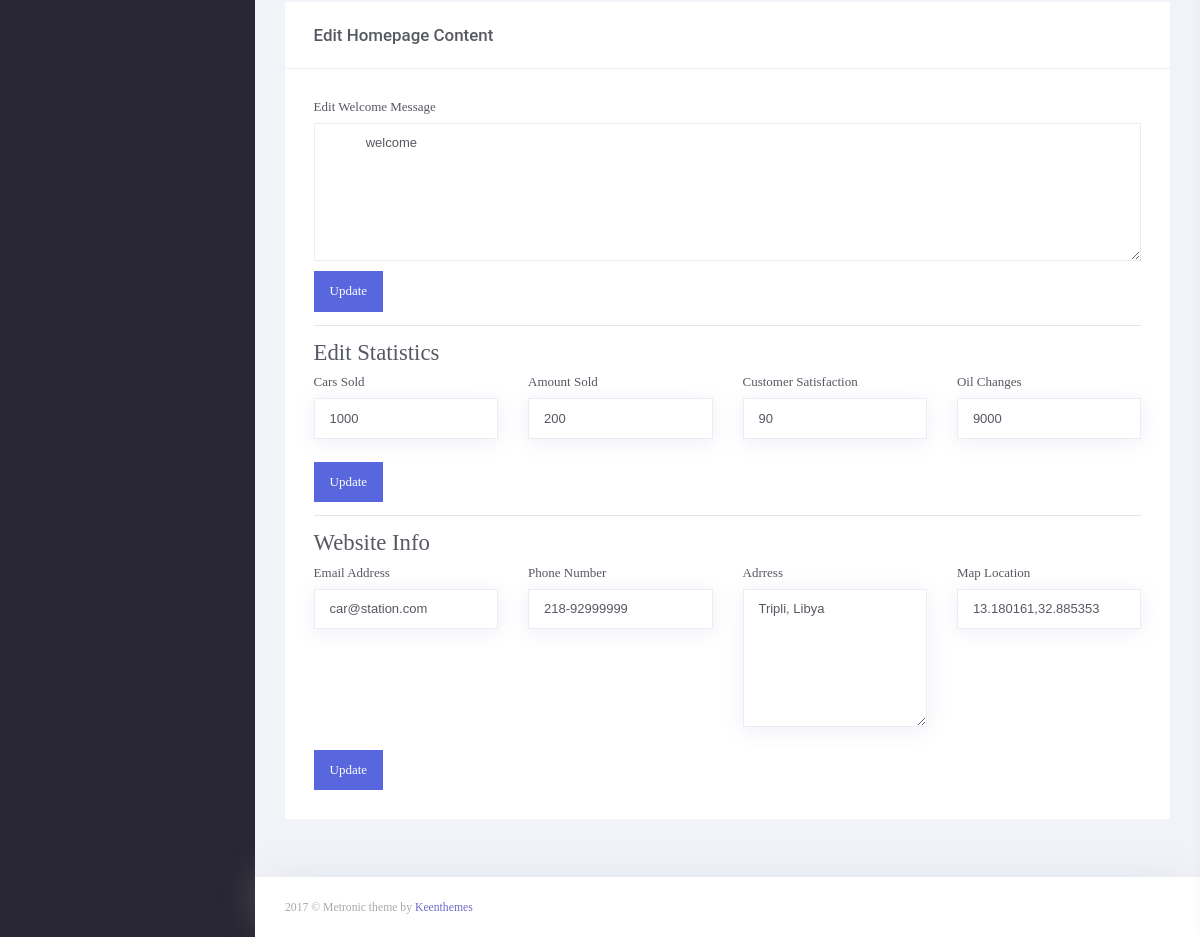
Before: /admin/home-page.php (signed in, lower part) with the older database file.
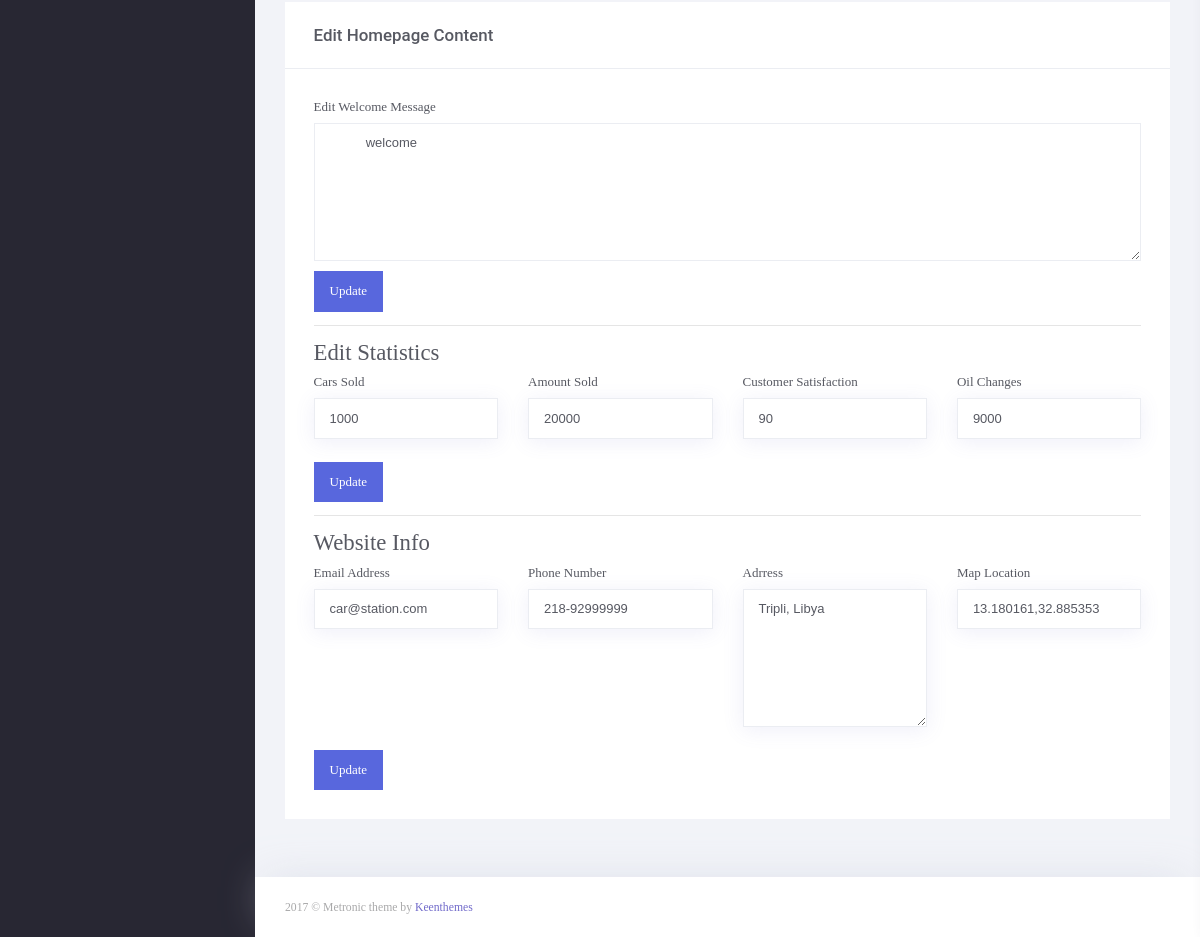
After: the same page with the newer database file.
### tables this page shows
CREATE TABLE `webside_info` (
  `id` int(11) NOT NULL,
  `welcome_dec` text NOT NULL,
  `about_us` text NOT NULL,
  `email` varchar(250) NOT NULL,
  `phone` varchar(50) NOT NULL,
  `address` varchar(250) NOT NULL,
  `map_loc` varchar(250) NOT NULL
);

CREATE TABLE `statistics` (
  `id` int(11) NOT NULL,
  `name` varchar(250) NOT NULL,
  `num` int(50) NOT NULL
);

### admin/home-page_content.php (the view, shortened to what this page needs)
<?php
  include "../DB_Connect.php";
?>
<div class="m-portlet m-portlet--full-height  m-portlet--unair">
  <div class="m-portlet__head">
		<div class="m-portlet__head-caption">
			<div class="m-portlet__head-title">
				<h3 class="m-portlet__head-text">
					Edit Homepage Content
				</h3>
			</div>
		</div>
  </div>
  <div class="m-portlet__body">
    <div class="form-group m-form__group">
      <form action="home-page_data.php" id="welcome_message_form" method="post">
        <?php
            $queryy = "SELECT welcome_dec FROM webside_info  WHERE `webside_info`.`id` = 1";
            $sqll = $con->prepare($queryy);
            $sqll->execute();
            $result = $sqll->fetch();
          ?>
        <label for="exampleTextarea">Edit Welcome Message</label>
        <textarea class="form-control m-input" name="welcome_message" id="exampleTextarea" rows="7">
          <?php echo $result['welcome_dec']; ?>
        </textarea>
        <button class="btn btn-primary submit-btn">Update</button>
      </form>
		</div>
    <hr />
    <h3>Edit Statistics</h3>
    <form action="" method="post" id="statistics_form" >
      <div class="row">
          <div class="col-sm-6 col-md-3">
            <div class="form-group m-form__group">
              <?php
                $queryy = "SELECT * FROM statistics  WHERE `statistics`.`id` = 1";
                $sqll = $con->prepare($queryy);
                $sqll->execute();
                $result = $sqll->fetch();
                $cars_sold = $result['num'];
              ?>
              <label for="Cars_Sold">Cars Sold</label>
  						<input type="number" class="form-control m-input m-input--air" name="cars_sold" id="Cars_Sold" value="<?php echo $cars_sold; ?>" >
            </div>
          </div>
          <div class="col-sm-6 col-md-3">
            <div class="form-group m-form__group">
              <?php
                $queryy = "SELECT * FROM statistics  WHERE `statistics`.`id` = 2";
                $sqll = $con->prepare($queryy);
                $sqll->execute();
                $result = $sqll->fetch();
                $amount_sold = $result['num'];
              ?>
              <label for="Amount_Sold">Amount Sold</label>
  						<input type="number" class="form-control m-input m-input--air" name="amount_sold" id="Amount_Sold" value="<?php echo $amount_sold; ?>">
            </div>
          </div>
          <div class="col-sm-6 col-md-3">
            <div class="form-group m-form__group">
              <?php
                $queryy = "SELECT * FROM statistics  WHERE `statistics`.`id` = 3";
                $sqll = $con->prepare($queryy);
                $sqll->execute();
                $result = $sqll->fetch();
                $customer_satisfaction = $result['num'];
              ?>
              <label for="Customer_Satisfaction">Customer Satisfaction</label>
  						<input type="number" max="100" class="form-control m-input m-input--air" name="customer_satisfaction" id="Customer_Satisfaction" value="<?php echo $customer_satisfaction; ?>">
            </div>
          </div>
          <div class="col-sm-6 col-md-3">
            <div class="form-group m-form__group">
              <?php
                $queryy = "SELECT * FROM statistics  WHERE `statistics`.`id` = 4";
                $sqll = $con->prepare($queryy);
                $sqll->execute();
                $result = $sqll->fetch();
                $oil_changes = $result['num'];
              ?>
              <label for="Oil_Changes">Oil Changes</label>
  						<input type="number" class="form-control m-input m-input--air" name="oil_changes" id="Oil_Changes" value="<?php echo $oil_changes; ?>">
            </div>
          </div>
          <div class="col-sm-6 col-md-3">
            <button class="btn btn-primary submit-btn">Update</button>
          </div>
      </div>
    </form>
    <hr />
    <h3>Website Info</h3>
    <form action="" method="post" id="info_form" >
      <?php
        $queryy = "SELECT * FROM `webside_info`  WHERE `webside_info`.`id` = 1";
        $sqll = $con->prepare($queryy);
        $sqll->execute();
        $result = $sqll->fetch();
        $email = $result['email'];
        $phone = $result['phone'];
        $address = $result['address'];
        $map_loc = $result['map_loc'];
      ?>
      <div class="row">
          <div class="col-sm-6 col-md-3">
            <div class="form-group m-form__group">
              <label for="email">Email Address</label>
              <input type="email" class="form-control m-input m-input--air" name="email" id="email" value=<?php echo $email?>>
            </div>
          </div>
          <div class="col-sm-6 col-md-3">
            <div class="form-group m-form__group">
              <label for="phone">Phone Number</label>
              <input type="phone" class="form-control m-input m-input--air" name="phone" id="phone" value=<?php echo $phone?>>
            </div>
          </div>
          <div class="col-sm-6 col-md-3">
            <div class="form-group m-form__group">
              <label for="address">Adrress</label>
              <textarea type="text" max="100" class="form-control m-input m-input--air" rows="7" name="address" id="address"><?php echo $address?></textarea>
            </div>
          </div>
          <div class="col-sm-6 col-md-3">
            <div class="form-group m-form__group">
              <label for="map_loc">Map Location</label>
              <input type="text" class="form-control m-input m-input--air" name="map_loc" id="map_loc" value=<?php echo $map_loc?>>
            </div>
          </div>
          <div class="col-sm-6 col-md-3">
            <button class="btn btn-primary submit-btn">Update</button>
          </div>
      </div>
    </form>
  </div>
</div>

### admin/home-page.php (shortened to what this page needs)
<!DOCTYPE html>
<html lang="en">
	<?php include "layout/head.php" ?>
  <link  href="css/home-page-style.css" rel="stylesheet">
  <link href="css/uploadfile.css" rel="stylesheet">
	<link rel="stylesheet" href="css/viewbox.css">
	<body class="m-page--fluid m--skin- m-content--skin-light2 m-header--fixed m-header--fixed-mobile m-aside-left--enabled m-aside-left--skin-dark m-aside-left--offcanvas m-footer--push m-aside--offcanvas-default">
		<div class="m-grid m-grid--hor m-grid--root m-page">
			<div class="m-grid__item m-grid__item--fluid m-grid m-grid--ver-desktop m-grid--desktop m-body">
				<?php include "layout/aside_menu.php" ?>
				<div class="m-grid__item m-grid__item--fluid m-wrapper">
					<div class="m-content">
						<?php include "home-page_content.php"; ?>
          </div>
				</div>
			</div>
			<?php include "layout/footer.php" ?>
		</div>
	</body>
</html>

### admin/layout/head.php (shortened to what this page needs)
   <head>
	<link href="assets/vendors/base/vendors.bundle.css" rel="stylesheet" type="text/css" />
	<link href="assets/demo/demo12/base/style.bundle.css" rel="stylesheet" type="text/css" />
	<link href="assets/vendors/custom/fullcalendar/fullcalendar.bundle.css" rel="stylesheet" type="text/css" />
</head>

### admin/layout/aside_menu.php (shortened to what this page needs)
<div id="m_aside_left" class="m-grid__item	m-aside-left  m-aside-left--skin-dark ">
</div>

### admin/layout/footer.php
         <footer class="m-grid__item		m-footer ">
	<div class="m-container m-container--fluid m-container--full-height m-page__container">
		<div class="m-stack m-stack--flex-tablet-and-mobile m-stack--ver m-stack--desktop">
			<div class="m-stack__item m-stack__item--left m-stack__item--middle m-stack__item--last">
				<span class="m-footer__copyright">
					2017 &copy; Metronic theme by <a href="https://keenthemes.com" class="m-link">Keenthemes</a>
				</span>
			</div>
		</div>
	</div>
</footer>

### admin/css/home-page-style.css (style rules this page uses)
.submit-btn { margin-top: 10px; }

Changed rows visible on the page:
changed statistics (number 2 of 4 on the later page): amount_sold "200" → "20000"
